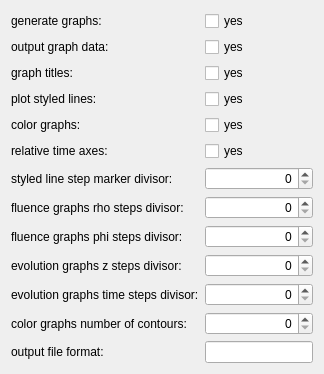
          <widget class="QWidget" name="scrollAreaWidgetContents_Graphs">
           <property name="geometry">
            <rect>
             <x>0</x>
             <y>0</y>
             <width>0</width>
             <height>0</height>
            </rect>
           </property>
           <layout class="QFormLayout" name="formLayout_8">
            <item row="0" column="0">
             <widget class="QLabel" name="label_graphs">
              <property name="text">
               <string>generate graphs:</string>
              </property>
             </widget>
            </item>
            <item row="0" column="1">
             <widget class="QCheckBox" name="checkBox_graphs">
              <property name="text">
               <string>yes</string>
              </property>
             </widget>
            </item>
            <item row="1" column="0">
             <widget class="QLabel" name="label_output_data">
              <property name="text">
               <string>output graph data:</string>
              </property>
             </widget>
            </item>
            <item row="1" column="1">
             <widget class="QCheckBox" name="checkBox_output_data">
              <property name="text">
               <string>yes</string>
              </property>
             </widget>
            </item>
            <item row="2" column="0">
             <widget class="QLabel" name="label_output_graph_titles">
              <property name="text">
               <string>graph titles:</string>
              </property>
             </widget>
            </item>
            <item row="2" column="1">
             <widget class="QCheckBox" name="checkBox_output_graph_titles">
              <property name="text">
               <string>yes</string>
              </property>
             </widget>
            </item>
            <item row="3" column="0">
             <widget class="QLabel" name="label_output_styled_lines">
              <property name="text">
               <string>plot styled lines:</string>
              </property>
             </widget>
            </item>
            <item row="3" column="1">
             <widget class="QCheckBox" name="checkBox_output_styled_lines">
              <property name="text">
               <string>yes</string>
              </property>
             </widget>
            </item>
            <item row="4" column="0">
             <widget class="QLabel" name="label_output_color">
              <property name="text">
               <string>color graphs:</string>
              </property>
             </widget>
            </item>
            <item row="4" column="1">
             <widget class="QCheckBox" name="checkBox_output_color">
              <property name="text">
               <string>yes</string>
              </property>
             </widget>
            </item>
            <item row="5" column="0">
             <widget class="QLabel" name="label_output_rel_time">
              <property name="text">
               <string>relative time axes:</string>
              </property>
             </widget>
            </item>
            <item row="5" column="1">
             <widget class="QCheckBox" name="checkBox_output_rel_time">
              <property name="text">
               <string>yes</string>
              </property>
             </widget>
            </item>
            <item row="6" column="0">
             <widget class="QLabel" name="label_out_markers_step_divisor">
              <property name="text">
               <string>styled line step marker divisor:</string>
              </property>
             </widget>
            </item>
            <item row="6" column="1">
             <widget class="QSpinBox" name="spinBox_out_markers_step_divisor">
              <property name="alignment">
               <set>Qt::AlignRight|Qt::AlignTrailing|Qt::AlignVCenter</set>
              </property>
              <property name="maximum">
               <number>1073741824</number>
              </property>
             </widget>
            </item>
            <item row="7" column="0">
             <widget class="QLabel" name="label_out_rho_steps_divisor">
              <property name="text">
               <string>fluence graphs rho steps divisor:</string>
              </property>
             </widget>
            </item>
            <item row="7" column="1">
             <widget class="QSpinBox" name="spinBox_out_rho_steps_divisor">
              <property name="alignment">
               <set>Qt::AlignRight|Qt::AlignTrailing|Qt::AlignVCenter</set>
              </property>
              <property name="maximum">
               <number>1073741824</number>
              </property>
             </widget>
            </item>
            <item row="8" column="0">
             <widget class="QLabel" name="label_out_phi_steps_divisor">
              <property name="text">
               <string>fluence graphs phi steps divisor:</string>
              </property>
             </widget>
            </item>
            <item row="8" column="1">
             <widget class="QSpinBox" name="spinBox_out_phi_steps_divisor">
              <property name="alignment">
               <set>Qt::AlignRight|Qt::AlignTrailing|Qt::AlignVCenter</set>
              </property>
              <property name="maximum">
               <number>1073741824</number>
              </property>
             </widget>
            </item>
            <item row="9" column="0">
             <widget class="QLabel" name="label_out_z_steps_divisor">
              <property name="text">
               <string>evolution graphs z steps divisor:</string>
              </property>
             </widget>
            </item>
            <item row="9" column="1">
             <widget class="QSpinBox" name="spinBox_out_z_steps_divisor">
              <property name="alignment">
               <set>Qt::AlignRight|Qt::AlignTrailing|Qt::AlignVCenter</set>
              </property>
              <property name="maximum">
               <number>1073741824</number>
              </property>
             </widget>
            </item>
            <item row="10" column="0">
             <widget class="QLabel" name="label_out_t_steps_divisor">
              <property name="text">
               <string>evolution graphs time steps divisor:</string>
              </property>
             </widget>
            </item>
            <item row="10" column="1">
             <widget class="QSpinBox" name="spinBox_out_t_steps_divisor">
              <property name="alignment">
               <set>Qt::AlignRight|Qt::AlignTrailing|Qt::AlignVCenter</set>
              </property>
              <property name="maximum">
               <number>1073741824</number>
              </property>
             </widget>
            </item>
            <item row="11" column="0">
             <widget class="QLabel" name="label_num_contours">
              <property name="text">
               <string>color graphs number of contours:</string>
              </property>
             </widget>
            </item>
            <item row="11" column="1">
             <widget class="QSpinBox" name="spinBox_num_contours">
              <property name="alignment">
               <set>Qt::AlignRight|Qt::AlignTrailing|Qt::AlignVCenter</set>
              </property>
              <property name="maximum">
               <number>1073741824</number>
              </property>
             </widget>
            </item>
            <item row="12" column="0">
             <widget class="QLabel" name="label_output_file_format">
              <property name="text">
               <string>output file format:</string>
              </property>
             </widget>
            </item>
            <item row="12" column="1">
             <widget class="QLineEdit" name="lineEdit_output_file_format"/>
            </item>
           </layout>
          </widget>
